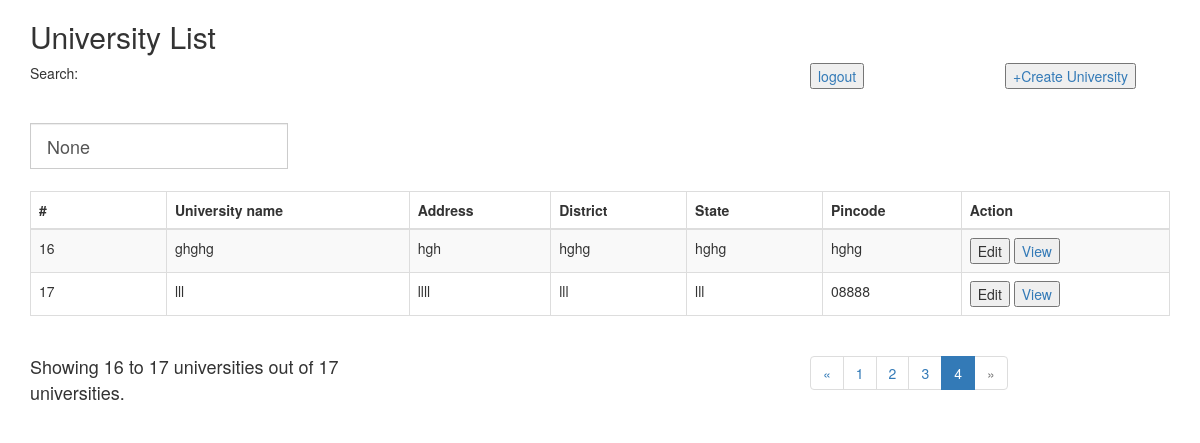
The app's page /?page=4 (signed in), older data.
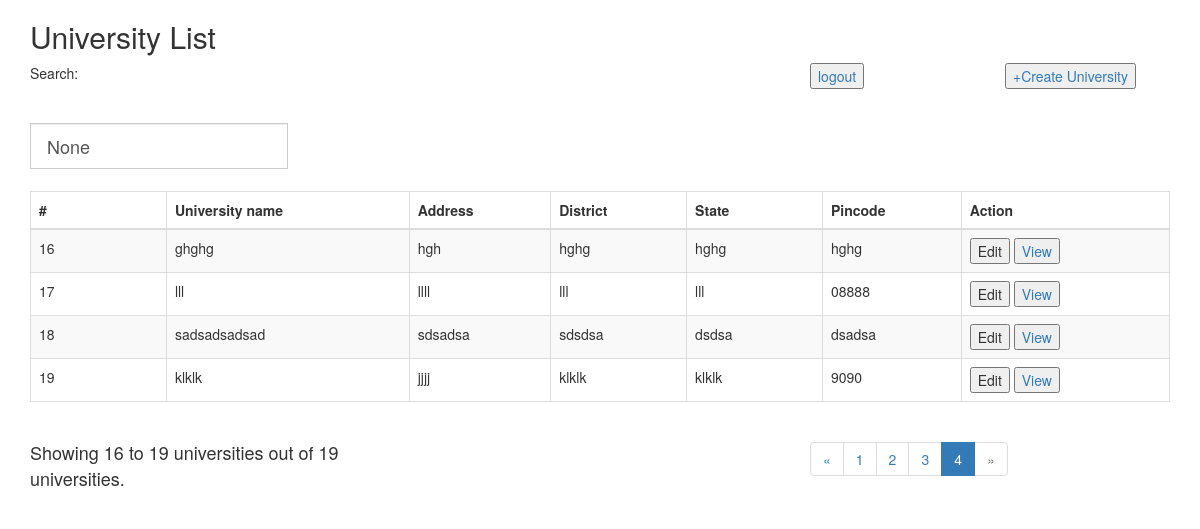
The same page, newer data.
### students/models.py (models this page shows, shortened)
class UniversityModel(models.Model):
    id = models.AutoField(primary_key=True)
    name = models.CharField(max_length=256, null=False)
    address = models.TextField(null=False)
    district = models.CharField(max_length=256, null=False, db_index=True)
    state = models.CharField(max_length=256, null=False, db_index=True)
    pincode = models.CharField(max_length=128)

### students/views.py (the view)
# urls.py: path('', views.fetch_univesity_list, name='fetch_univesity_list'),
def fetch_univesity_list(request):
    university_qs = None
    total_university_count = 0
    search_university_qs = None
    name = None
    if not request.user.is_authenticated:
        return redirect('login')
    else:
        if request.method == "POST":
            name = request.POST.get("name")
        if name is not None:
            university_qs = UniversityModel.objects.filter(name__icontains=name).order_by('id')
        else:
            university_qs = UniversityModel.objects.all().order_by('id')
        if university_qs is not None and university_qs.exists:
            total_university_count = university_qs.count()
        page_size = 5
        page = request.GET.get('page', 1)
        if page is not None:
            current_page = int(page)
        paginator = Paginator(university_qs, page_size)
        try:
            universities = paginator.page(page)
        except PageNotAnInteger:
            universities = paginator.page(1)
        except EmptyPage:
            universities = paginator.page(paginator.num_pages)
        print(paginator.num_pages)
        start_index = (current_page - 1) * page_size + 1
        last_index = current_page * page_size
        if current_page == paginator.num_pages:
            last_index = total_university_count
        context = {
            'universities': universities,
            'total_university_count': total_university_count,
            'name': name,
            'start_index': start_index,
            'last_index': last_index,
        }
        return render(request, 'university.html', context)

### templates/university.html (shortened to what the changed rows need)
<!DOCTYPE html>
<html lang="en">
<head>
    <link rel="stylesheet" href="https://maxcdn.bootstrapcdn.com/bootstrap/3.4.1/css/bootstrap.min.css">
    <link rel="stylesheet" type="text/css" href="/../css/style.css">
    <link rel="stylesheet" href="https://maxcdn.bootstrapcdn.com/font-awesome/4.5.0/css/font-awesome.min.css">
</head>
<body>
    <div class="container">
        <h2>University List</h2>
        <table class="table table-bordered table-striped table-responsive-sm" style="margin-top: 22px;">
            <thead>
                <tr>
                    <th>#</th>
                <th>University name</th>
                <th>Address</th>
                <th>District</th>
                <th>State</th>
                <th>Pincode</th>
                <th>Action</th>
                </tr>
            </thead>
            <tbody>
                {% for university in universities %}
                <tr>
                    <td>{{university.id}}</td>
                    <td class="data_elipsis">{{ university.name }}</td>
                    <td>{{ university.address }}</td>
                    <td>{{ university.district }}</td>
                    <td>{{ university.state }}</td>
                    <td>{{ university.pincode }}</td>
                    <td>
                        <button><span align="left" onclick="location.href={% url 'create_university_form' %}">Edit</i></span></button>
                        <button>
                            <a href="{% url 'fetch_college_list' %}?university={{university.id}}"><span align="right">View</span></a></button>
                    </td>
                </tr>
                {% endfor %}
            </tbody>
</table>
    <div class="row">
        <div class="col-md-4">
            {% if total_university_count == 0 %}
                <P>No University Found.</P>
            {% elif total_university_count == 1 %}
                <p>{{total_university_count}} university found.</p>
            {% else %}
                <p class="display_message">Showing {{start_index}} to {{last_index}} universities out of {{total_university_count}} universities.</p>
            {% endif %}
        </div>
        <div class="col-md-4">
            {% if universities.has_other_pages %}
                <ul class="pagination">
                    {% for i in universities.paginator.page_range %}
                        {% if universities.number == i %}
                            <li class="active"><span>{{ i }} <span class="sr-only">(current)</span></span></li>
                        {% elif name %}
                            <li> <a href="?page={{i}}&name={{name}}" data-toggle="tooltip" title="{{i}}">{{i}}</a></li>
                        {% else %}
                            <li><a href="?page={{ i }}">{{ i }}</a></li>
                        {% endif %}
                    {% endfor %}
                </ul>
            {% endif %}
        </div>
    </div>
</div>
</body>
</html>

Row changes from the older to the newer data that the page shows:
added UniversityModel: id "18", name "sadsadsadsad", address "sdsadsa", district "sdsdsa", state "dsdsa", pincode "dsadsa"
added UniversityModel: id "19", name "klklk", address "jjjj", district "klklk", state "klklk", pincode "9090"
Text that changed along with them:
{{ last_index }}: "17" → "19"
{{ total_university_count }}: "17" → "19"
